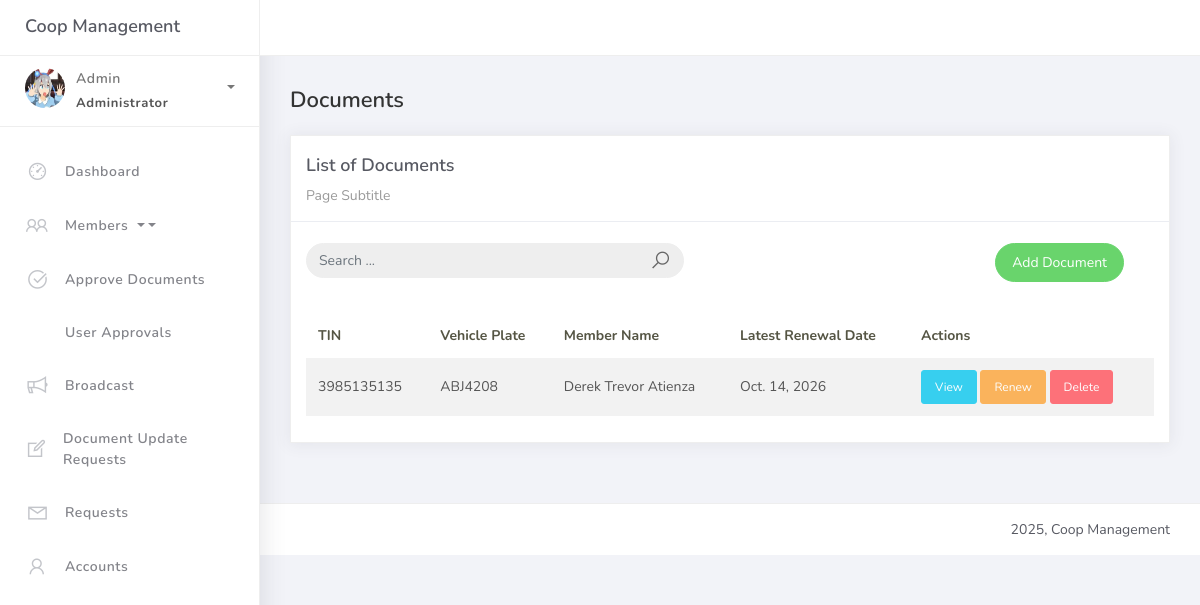
The app's page /documents/ (signed in) with its own data.
### coop/models.py (models this page shows, shortened)
class Document(models.Model):
    tin = models.CharField(max_length=12, unique=True)
    vehicle = models.OneToOneField(Vehicle, on_delete=models.SET_NULL, null=True, blank=True, related_name="document")

class Vehicle(models.Model):
    plate_number = models.CharField(max_length=20, unique=True)
    engine_number = models.CharField(max_length=50, blank=True, null=True)
    chassis_number = models.CharField(max_length=50, blank=True, null=True)
    make_brand = models.CharField(max_length=100, blank=True, null=True)
    body_type = models.CharField(max_length=50, default="van", editable=False)
    year_model = models.PositiveIntegerField(blank=True, null=True)
    series = models.CharField(max_length=50, blank=True, null=True)
    color = models.CharField(max_length=30, blank=True, null=True)
    member = models.ForeignKey(Member, on_delete=models.SET_NULL, null=True, blank=True, related_name="vehicles")

class Member(models.Model):
    full_name = models.CharField(max_length=255)
    batch = models.ForeignKey(Batch, on_delete=models.CASCADE, related_name="members")
    batch_monitoring_number = models.PositiveIntegerField()
    is_dormant = models.BooleanField(default=False)
    user_account = models.OneToOneField(
        'User',
        on_delete=models.SET_NULL,
        null=True,
        blank=True,
        related_name='member_profile'
    )

class DocumentEntry(models.Model):
    document = models.ForeignKey(Document, on_delete=models.CASCADE, related_name="entries")
    renewal_date = models.DateField()
    official_receipt = models.ImageField(upload_to=or_upload_path)
    certificate_of_registration = models.ImageField(upload_to=cr_upload_path)

### coop/views.py (the view)
# urls.py: path("documents/", views.DocumentListView.as_view(), name="document_list"),
@method_decorator(login_required, name='dispatch')
class DocumentListView(ListView):
    model = Document
    template_name = "documentlist.html"
    context_object_name = "object_list"
    paginate_by = 10

### templates/documentlist.html (shortened to what this page needs)
{% extends 'base.html' %}
{% load static %}
{% block content %}
<div class="content">
    <div class="container-fluid">
        <h4 class="page-title">Documents</h4>
        <div class="row">
            <div class="col-md-12">
                <div class="card">
                    <div class="card-header">
                        <div class="card-title">List of Documents</div>
                        <div class="card-category">Page Subtitle</div>
                    </div>
                    <br />
                    <div class="col-md-12 row">
                        <div class="col-md-6">
                            <form class="navbar-left navbar-form nav-search mr-md-3" action="{% url 'document_list' %}">
                                <div class="input-group">
                                    <input type="text" id="document-search" placeholder="Search ..." class="form-control" name="q" autocomplete="off" />
                                    <div class="input-group-append">
                                        <span class="input-group-text">
                                            <i class="la la-search search-icon"></i>
                                        </span>
                                    </div>
                                </div>
                            </form>
                        </div>
                        <div class="col-md-6">
                            <div class="pull-right">
                                <a href="{% url 'document_add' %}" class="btn btn-success btn-rounded"> Add Document</a>
                            </div>
                        </div>
                    </div>
                    <div class="card-body">
                        <div id="document-table-container">
                            <table class="table table-striped mt-3">
                                <thead>
                                    <tr>
                                        <th>TIN</th>
                                        <th>Vehicle Plate</th>
                                        <th>Member Name</th>
                                        <th>Latest Renewal Date</th>
                                        <th>Actions</th>
                                    </tr>
                                </thead>
                                <tbody id="document-table-body">
                                {% for doc in object_list %}
                                    <tr>
                                        <td>{{ doc.tin }}</td>
                                        <td>{% if doc.vehicle %}{{ doc.vehicle.plate_number }}{% else %}N/A{% endif %}</td>
                                        <td>
                                            {% if doc.vehicle and doc.vehicle.member %}
                                                {{ doc.vehicle.member.full_name }}
                                            {% else %}
                                                N/A
                                            {% endif %}
                                        </td>
                                        <td>
                                            {% if doc.entries.last %}
                                                {{ doc.entries.last.renewal_date }}
                                            {% else %}
                                                N/A
                                            {% endif %}
                                        </td>
                                        <td>
                                            <a href="{% url 'document_detail' doc.pk %}" class="btn btn-sm btn-info">View</a>
                                            <a href="{% url 'document_entry_add' doc.pk %}" class="btn btn-sm btn-warning">Renew</a>
                                            <a href="{% url 'document_delete' doc.pk %}" class="btn btn-sm btn-danger">Delete</a>
                                        </td>
                                    </tr>
                                {% empty %}
                                    <tr><td colspan="5">No documents found.</td></tr>
                                {% endfor %}
                                </tbody>
                            </table>
                        </div>
                    </div>
                </div>
            </div>
        </div>
    </div>
</div>
{% endblock %}

### records on screen
Document: tin "3985135135", vehicle.plate_number "ABJ4208", vehicle.member.full_name "Derek Trevor Atienza", entries.last.renewal_date "Oct. 14, 2026"
